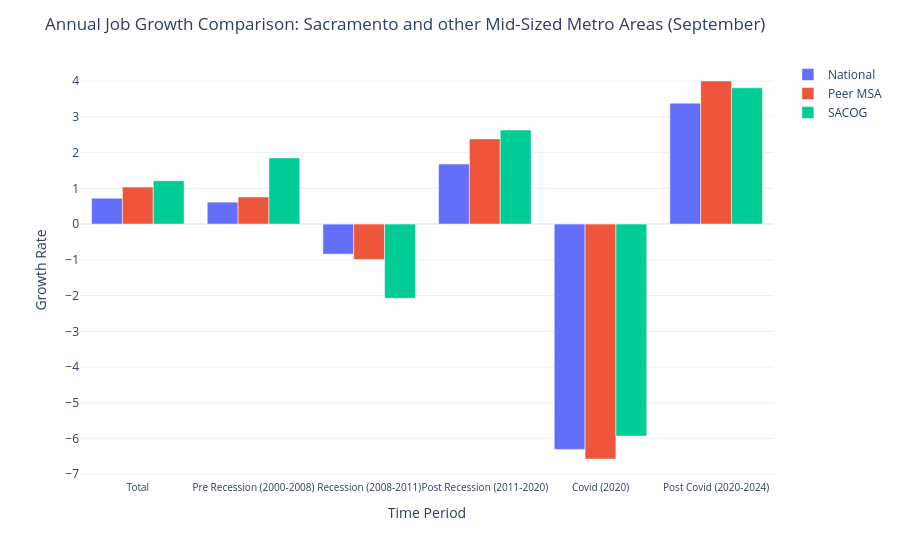

Notebook code for this chart:
### Code cell
# px.bar(df_plot, x = 'Period', y = 'Jobs_GR', facet_col = 'Groups')
fig = px.bar(df_plot, x = 'Time Period', y = 'Growth Rate', color = 'Groups', barmode = 'group', template = 'plotly_white')

fig.update_yaxes(tick0=0, dtick=1)
fig.update_xaxes(tickangle=0)  
fig.update_layout(legend_title=None, title='Annual Job Growth Comparison: Sacramento and other Mid-Sized Metro Areas (September)')
fig.update_layout(xaxis = dict(tickfont = dict(size=10)))
fig.show()

# Note, might need to change this plot's eras. COVID years in September might be considered diff from January.

### Figure 1 — Plotly figure (JSON) as saved in the notebook; plotly's stock layout.template omitted (floating-point values rounded to 4 significant figures)
{"data": [{"alignmentgroup": "True", "hovertemplate": "Groups=National<br>Time Period=%{x}<br>Growth Rate=%{y}<extra></extra>", "legendgroup": "National", "marker": {"color": "#636efa", "pattern": {"shape": ""}}, "name": "National", "offsetgroup": "National", "orientation": "v", "showlegend": true, "textposition": "auto", "type": "bar", "x": ["Total", "Pre Recession (2000-2008)", "Recession (2008-2011)", "Post Recession (2011-2020)", "Covid (2020)", "Post Covid (2020-2024)"], "xaxis": "x", "y": [0.7242, 0.6142, -0.8401, 1.679, -6.305, 3.385], "yaxis": "y"}, {"alignmentgroup": "True", "hovertemplate": "Groups=Peer MSA<br>Time Period=%{x}<br>Growth Rate=%{y}<extra></extra>", "legendgroup": "Peer MSA", "marker": {"color": "#EF553B", "pattern": {"shape": ""}}, "name": "Peer MSA", "offsetgroup": "Peer MSA", "orientation": "v", "showlegend": true, "textposition": "auto", "type": "bar", "x": ["Total", "Pre Recession (2000-2008)", "Recession (2008-2011)", "Post Recession (2011-2020)", "Covid (2020)", "Post Covid (2020-2024)"], "xaxis": "x", "y": [1.036, 0.758, -0.9887, 2.382, -6.573, 4.005], "yaxis": "y"}, {"alignmentgroup": "True", "hovertemplate": "Groups=SACOG<br>Time Period=%{x}<br>Growth Rate=%{y}<extra></extra>", "legendgroup": "SACOG", "marker": {"color": "#00cc96", "pattern": {"shape": ""}}, "name": "SACOG", "offsetgroup": "SACOG", "orientation": "v", "showlegend": true, "textposition": "auto", "type": "bar", "x": ["Total", "Pre Recession (2000-2008)", "Recession (2008-2011)", "Post Recession (2011-2020)", "Covid (2020)", "Post Covid (2020-2024)"], "xaxis": "x", "y": [1.214, 1.853, -2.078, 2.631, -5.932, 3.815], "yaxis": "y"}], "layout": {"barmode": "group", "legend": {"title": {}, "tracegroupgap": 0}, "margin": {"t": 60}, "title": {"text": "Annual Job Growth Comparison: Sacramento and other Mid-Sized Metro Areas (September)"}, "xaxis": {"anchor": "y", "domain": [0, 1], "tickangle": 0, "tickfont": {"size": 10}, "title": {"text": "Time Period"}}, "yaxis": {"anchor": "x", "domain": [0, 1], "dtick": 1, "tick0": 0, "title": {"text": "Growth Rate"}}}}
